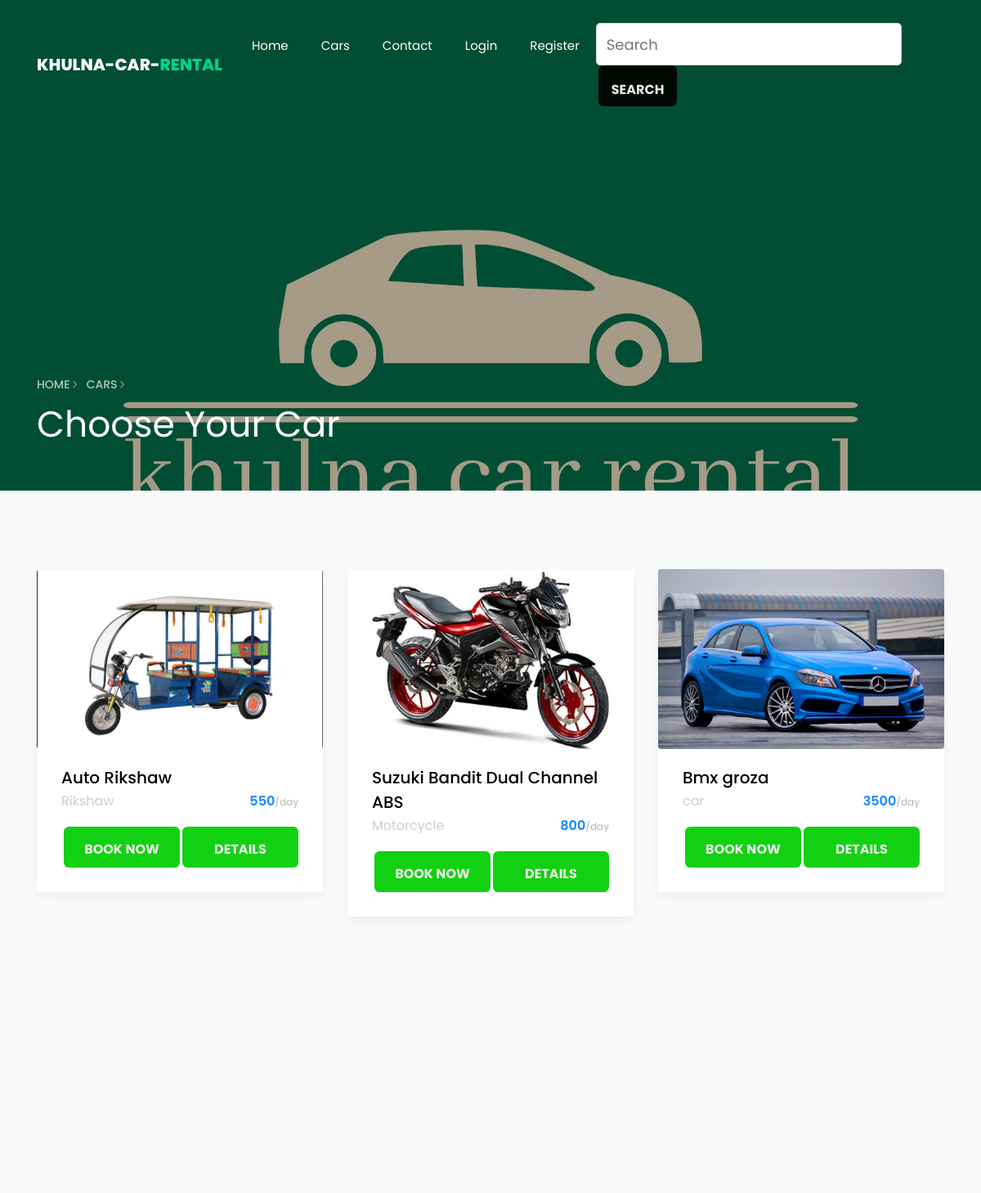
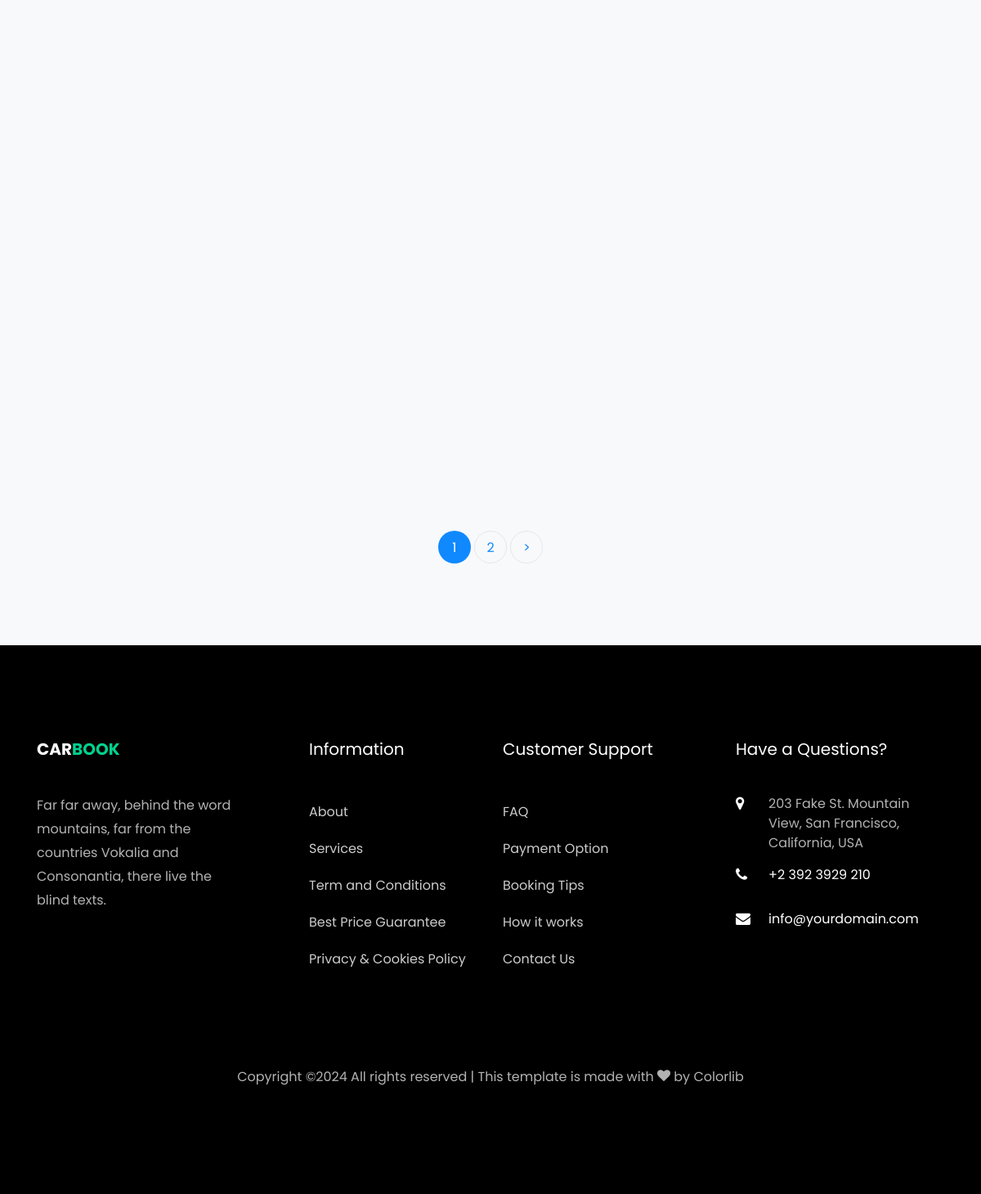
Page /car_list/ on the committed database (2 pictures, top to bottom).
### car/models.py (models this page shows, shortened)
class Car(models.Model):
    image = models.ImageField(upload_to='Cars', null=False, blank=False)
    car_name = models.CharField(max_length=100)
    category = models.ForeignKey(category, on_delete=models.CASCADE,blank=True, null =True)
    company_name = models.CharField(max_length=100)
    num_of_seats = models.IntegerField()
    cost_par_day = models.IntegerField()
    description = models.TextField()
    is_available= models.BooleanField(default=True)
    like = models.IntegerField(default=0)

class category(models.Model):
    name = models.CharField(max_length=100)
    image = models.ImageField(upload_to='Cars', null=True, blank=True, )
    def __str__(self):
        return self.name

### car/views.py (the view)
# urls.py: path("car_list/", views.car_list, name="car-list"),
def car_list(request):
    car_objects = Car.objects.all().order_by('?')
    if request.method == 'GET':
        search =request.GET.get('S')
        if search != None :
             car_objects = Car.objects.filter(car_name__icontains=search).order_by('?')
        else:
            car_objects = Car.objects.all().order_by('?')
    paginator = Paginator(car_objects, 9)  # Number of items per page
    page = request.GET.get('page')
    try:
        cars = paginator.page(page)
    except PageNotAnInteger:
        cars = paginator.page(1)
    except EmptyPage:
        cars = paginator.page(paginator.num_pages)
    return render(request, 'home/carlist.html', {'cars': cars})

### template/home/carlist.html (shortened to what this page needs)
<!DOCTYPE html>
<html lang="en">
  <head>
    <link rel="stylesheet" href="/static/css/open-iconic-bootstrap.min.css">
    <link rel="stylesheet" href="/static/css/animate.css">
    <link rel="stylesheet" href="/static/css/owl.carousel.min.css">
    <link rel="stylesheet" href="/static/css/owl.theme.default.min.css">
    <link rel="stylesheet" href="/static/css/magnific-popup.css">
    <link rel="stylesheet" href="/static/css/aos.css">
    <link rel="stylesheet" href="/static/css/ionicons.min.css">
    <link rel="stylesheet" href="/static/css/bootstrap-datepicker.css">
    <link rel="stylesheet" href="/static/css/jquery.timepicker.css">
    <link rel="stylesheet" href="/static/css/flaticon.css">
    <link rel="stylesheet" href="/static/css/icomoon.css">
    <link rel="stylesheet" href="/static/css/style.css">
  </head>
  <body>
<nav class="navbar navbar-expand-lg navbar-dark ftco_navbar bg-dark ftco-navbar-light" id="ftco-navbar">
    <div class="container">
        <a class="navbar-brand" href="{% url 'home' %}">Khulna-Car-<span>Rental</span></a>
        <div class="collapse navbar-collapse" id="ftco-nav">
            <ul class="navbar-nav ml-auto">
                <li class="nav-item"><a href="{% url 'home' %}" class="nav-link">Home</a></li>
                <li class="nav-item"><a href="{% url 'car-list' %}" class="nav-link">Cars</a></li>
                <li class="nav-item"><a href="{% url 'contact' %}" class="nav-link">Contact</a></li>
                {% if request.user.is_authenticated %}
                <li class="nav-item"><a href="{% url 'booking_details' %}" class="nav-link">Orders</a></li>
                <li class="nav-item dropdown">
                    <a class="nav-link dropdown-toggle" href="#" id="navbarDropdown" role="button" data-toggle="dropdown" aria-haspopup="true" aria-expanded="false">
                        {{ request.user | capfirst }}
                    </a>
                    <div class="dropdown-menu" aria-labelledby="navbarDropdown">
                        <a class="dropdown-item" href="{% url 'passwordchange' %}" style="color: rgb(0, 255, 42);">Change Password</a>
                        <a class="dropdown-item" href="{% url 'logout' %}" style="color: red;">Logout</a>
                    </div>
                </li>
                {% else %}
                <li class="nav-item"><a href="{% url 'login' %}" class="nav-link">Login</a></li>
                <li class="nav-item"><a href="{% url 'register' %}" class="nav-link">Register</a></li>
                {% endif %}
                <li class="nav-item">
                    <form method="get" class="form-inline my-2 my-lg-0">
                        <input class="form-control mr-sm-2" type="search" name="S"placeholder="Search" aria-label="Search">
                        <button class="btns" type="submit">Search</button>
                    </form>
                </li>
            </ul>
        </div>
    </div>
</nav>
    <section class="hero-wrap hero-wrap-2 js-fullheight" style="background-image: url('/static/images/khulna-car-rental-high-resolution-logo.jpeg');" data-stellar-background-ratio="0.5">
      <div class="overlay"></div>
      <div class="container">
        <div class="row no-gutters slider-text js-fullheight align-items-end justify-content-start">
          <div class="col-md-9 ftco-animate pb-5">
          	<p class="breadcrumbs"><span class="mr-2"><a href="">Home <i class="ion-ios-arrow-forward"></i></a></span> <span>Cars <i class="ion-ios-arrow-forward"></i></span></p>
            <h1 class="mb-3 bread">Choose Your Car</h1>
          </div>
        </div>
      </div>
    </section>
		<section class="ftco-section bg-light">
    	<div class="container">
    		<div class="row">
				{%  for i in cars %}
        {% if i.is_available == True  %}
    			<div class="col-md-6 col-lg-4  ">
    			    <a href="{% url 'car-details' i.id %}">
    				<div class="car-wrap rounded ftco-animate">
    					<div class="img rounded d-flex align-items-end" style="background-image: url({{i.image.url}});">
    					</div>
    						 </a>
    					<div class="text">
    						<h2 class="mb-0"><a href="{% url 'car-details' i.id %}">{{i.car_name}}</a></h2>
    						<div class="d-flex mb-3">
	    						<span class="cat">{{i.category}}</span>
	    						<p class="price ml-auto">{{i.cost_par_day}}<span>/day</span></p>
    						</div>
							{% if request.user.is_authenticated  %}
    						<p class="d-flex mb-0 d-block"><a href="{%  url 'book-car' i.id %}" class="btn ">Book now</a>
							{% else %}
							<p class="d-flex mb-0 d-block"><a href="{% url 'login' %}" class="btn ">Book now</a>
							{% endif %}
							<a href="{% url 'car-details' i.id %}" class="btn ">Details</a></p>
    					</div>
    				</div>
    			</div>
          {% endif %}
				{% endfor %}
    		<div class="row mt-5">
          <div class="col text-center">
              <div class="block-27">
                  <ul>
                      <li class="active"><span>{{ cars.number }}</span></li>
                      {% if cars.has_next %}
                          <li><a href="?page={{ cars.next_page_number }}">{{ cars.next_page_number }}</a></li>
                          <li><a href="?page={{ cars.paginator.num_pages }}">&gt;</a></li>
                      {% endif %}
                  </ul>
              </div>
          </div>
      </div>
    </section>
    <footer class="ftco-footer ftco-bg-dark ftco-section">
      <div class="container">
        <div class="row mb-5">
          <div class="col-md">
            <div class="ftco-footer-widget mb-4">
              <h2 class="ftco-heading-2"><a href="#" class="logo">Car<span>book</span></a></h2>
              <p>Far far away, behind the word mountains, far from the countries Vokalia and Consonantia, there live the blind texts.</p>
              <ul class="ftco-footer-social list-unstyled float-md-left float-lft mt-5">
              </ul>
            </div>
          </div>
          <div class="col-md">
            <div class="ftco-footer-widget mb-4 ml-md-5">
              <h2 class="ftco-heading-2">Information</h2>
              <ul class="list-unstyled">
                <li><a href="#" class="py-2 d-block">About</a></li>
                <li><a href="#" class="py-2 d-block">Services</a></li>
                <li><a href="#" class="py-2 d-block">Term and Conditions</a></li>
                <li><a href="#" class="py-2 d-block">Best Price Guarantee</a></li>
                <li><a href="#" class="py-2 d-block">Privacy &amp; Cookies Policy</a></li>
              </ul>
            </div>
          </div>
          <div class="col-md">
             <div class="ftco-footer-widget mb-4">
              <h2 class="ftco-heading-2">Customer Support</h2>
              <ul class="list-unstyled">
                <li><a href="#" class="py-2 d-block">FAQ</a></li>
                <li><a href="#" class="py-2 d-block">Payment Option</a></li>
                <li><a href="#" class="py-2 d-block">Booking Tips</a></li>
                <li><a href="#" class="py-2 d-block">How it works</a></li>
                <li><a href="#" class="py-2 d-block">Contact Us</a></li>
              </ul>
            </div>
          </div>
          <div class="col-md">
            <div class="ftco-footer-widget mb-4">
            	<h2 class="ftco-heading-2">Have a Questions?</h2>
            	<div class="block-23 mb-3">
	              <ul>
	                <li><span class="icon icon-map-marker"></span><span class="text">203 Fake St. Mountain View, San Francisco, California, USA</span></li>
	                <li><a href="#"><span class="icon icon-phone"></span><span class="text">+2 392 3929 210</span></a></li>
	                <li><a href="#"><span class="icon icon-envelope"></span><span class="text">info@yourdomain.com</span></a></li>
	              </ul>
	            </div>
            </div>
          </div>
        </div>
        <div class="row">
          <div class="col-md-12 text-center">
            <p>
  Copyright &copy;<script>document.write(new Date().getFullYear());</script> All rights reserved | This template is made with <i class="icon-heart color-danger" aria-hidden="true"></i> by <a href="https://colorlib.com" target="_blank">Colorlib</a>
  </p>
          </div>
        </div>
      </div>
    </footer>
  </body>
</html>

### static/css/icomoon.css (style rules this page uses)
[class^="icon-"], [class*=" icon-"] { font-family: 'icomoon' !important; speak: none; font-style: normal; font-weight: normal; font-variant: normal; text-transform: none; line-height: 1; -webkit-font-smoothing: antialiased; -moz-osx-font-smoothing: grayscale; }
.icon-heart:before { content: "\f004"; }
.icon-map-marker:before { content: "\f041"; }
.icon-phone:before { content: "\f095"; }
.icon-envelope:before { content: "\f0e0"; }

### template/home/carlist.html (style rules this page uses)
.btn { max-height: 50px; font-size: 1rem; padding: 1rem ; border: none; outline: none; border-radius: 0.4rem; cursor: pointer; text-transform: uppercase; background-color: rgb(18, 209, 18); color: rgb(234, 234, 234); font-weight: 700; transition: 0.6s; box-shadow: 0px 0px 60px #1f4c65; margin-left: 3px; }
.btns { max-height: 50px; font-size: 1rem; padding: 1rem ; border: none; outline: none; border-radius: 0.4rem; cursor: pointer; text-transform: uppercase; background-color: #020802; color: rgb(234, 234, 234); font-weight: 700; transition: 0.6s; margin-left: 3px; }

### rows in the picture
Car: image (picture), car_name "Auto Rikshaw", category "Rikshaw", cost_par_day "550", shows "BOOK NOW"
Car: image (picture), car_name "Suzuki Bandit Dual Channel ABS", category "Motorcycle", cost_par_day "800", shows "BOOK NOW"
Car: image (picture), car_name "Bmx groza", category "car", cost_par_day "3500", shows "BOOK NOW"

### other values in the picture
{{ cars.number }} "1"
{{ cars.next_page_number }} "2"
